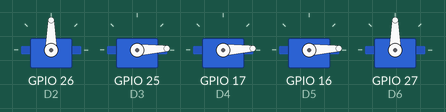
The sketch below on a simulated ESP32. Parts: 5 × servo.

Above: at 0.05 s.
At 0.65 s:
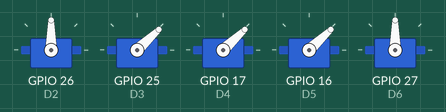
At 1.25 s:
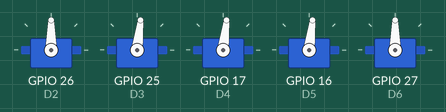
At 2.45 s:
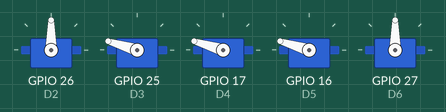
At 3.7 s:
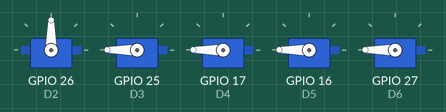
At 4.85 s:
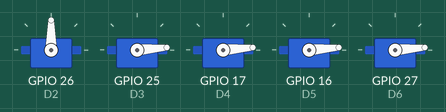
Timing chart, 0 to 6.3 s (numbered marks = the images above):
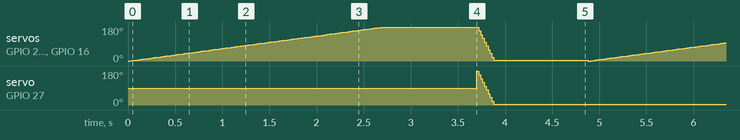

The sketch:

Posicion-MUDRAS.ino
```cpp
//Script to control InMoov Arm using Aoutecen EMG Muscle Sensor V3 from Advancer Technologies
//by Victor Alonso (vicadel@alumni.uv.es)
//Valencia (Spain)
//July 2024
//Part of TFG 3D Prosthetic Hand & Forearm - InMoov Project

//For information about Aoutecen EMG Muscle Sensor V3 board, manual and other resources, please visit:
//https://www.tme.eu/Document/8732078ad54d82f6b49c5284341026b5/POLOLU-2726.pdf


/* * This program is free software; you can redistribute it and/or modify
 * it under the terms of the GNU General Public License as published by
 * the Free Software Foundation; either version 3 of the License, or
 * (at your option) any later version.
 *
 * This program is distributed in the hope that it will be useful,
 * but WITHOUT ANY WARRANTY; without even the implied warranty of
 * MERCHANTABILITY or FITNESS FOR A PARTICULAR PURPOSE.  See the
 * GNU General Public License for more details.
 *
 * You should have received a copy of the GNU General Public License
 * along with this program.  If not, see <http://www.gnu.org/licenses/>.
 * */

// Includes the ESP32Servo library which allows control of servomotors with an ESP32
#include <ESP32Servo.h>

// Check if ESP32 is defined - provides flexibility and specificity for the ESP32 microcontroller
#ifdef ESP32

// Define analog and digital pins for the ESP32
// ANALOG PINS A0-A7
#define A0 2
#define A1 4
#define A2 35
#define A3 34
#define A4 36
#define A5 39
#define A6 32
#define A7 33

// DIGITAL PINS D2-D13
#define D2 26
#define D3 25
#define D4 17
#define D5 16
#define D6 27
#define D7 14
#define D8 12
#define D9 13
#define D10 5
#define D11 23
#define D12 19
#define D13 18
#endif

// Define servo objects for fingers
// myservo1-5 are for the fingers
// myservo6 is for the wrist, commented out because for the first exercise
// we only want finger movement, not wrist movement

// int servo_pin = 9;  // for Arduino microcontroller
// int servo_pin = D7;  // for ESP8266 microcontroller
// int servo_pin = D2;  // for ESP32 microcontroller

// Initialization of servo objects
Servo myservo1, myservo2, myservo3, myservo4, myservo5, myservo6;

int angle = 0;  // Variable to store the angle of the servomotors

//POSICION DE MANO MUDRAS : myservo1-2-3-4 ESCONDIDOS y myservo4 movimiento para posicion MUDRAS

void setup()
{
  // Attach each servomotor to a digital pin on the ESP32
  myservo1.attach(D2);    // Attach the first servomotor to pin D2 (26)                   //MENIQUE
  myservo2.attach(D3);    // Attach the second servomotor to pin D3 (25)                  //ANULAR
  myservo3.attach(D4);    // Attach the third servomotor to pin D4 (17)                   //CORAZON
  myservo4.attach(D5);    // Attach the fourth servomotor to pin D5 (16)                  //INDICE
  myservo5.attach(D6);    // Attach the fifth servomotor to pin D6 (27)                   //PULGAR
  //myservo6.attach(D7);  // Attach the sixth servomotor to pin D7 (14)
}

void loop()
{
  // Move from 0 to 180 degrees with a positive angle of 1
  for(angle = 0; angle < 180; angle += 1)
  {
    //myservo1.write(180 - angle);  // Move the first servo to the position 180 - angle, a temporary adjustment to fix the servo's reverse direction
    myservo2.write(angle);        // Move the second servo to the position angle
    myservo3.write(angle);        // Move the third servo to the position angle
    myservo4.write(angle);        // Move the fourth servo to the position angle
   // myservo5.write(angle);        // Move the fifth servo to the position angle
    //myservo6.write(angle);     // Move the sixth servo to the position angle (IN TESTING)
    delay(15);                    // Wait 15 milliseconds to smooth the servo's movement
  }

  delay(1000);                    // Wait 1 second before starting the next movement

  // Move from 180 to 0 degrees with a negative angle of 5
  for(angle = 180; angle >= 1; angle -= 5)
  {
    //myservo1.write(180 - angle);  // Move the first servo to the position 180 - angle
    myservo2.write(angle);        // Move the second servo to the position angle
    myservo3.write(angle);        // Move the third servo to the position angle
    myservo4.write(angle);        // Move the fourth servo to the position angle
    myservo5.write(angle);        // Move the fifth servo to the position angle
    //myservo6.write(180 - angle);  // Move the sixth servo to the position 180 - angle (IN TESTING)
    delay(5);                     // Wait 5 milliseconds to smooth the servo's movement
  }

  delay(1000);                    // Wait 1 second before repeating the cycle
}
```

Measured:
- by itself, servo on GPIO 27 (D6): repeats every 4.9 s: 160° 0.02 s, 140° 0.02 s, 120° 0.02 s, 100° 0.02 s, 80° 0.02 s, 60° 0.02 s, 40° 0.02 s, 20° 0.02 s, 5° 4.7 s, 180° 0.02 s
